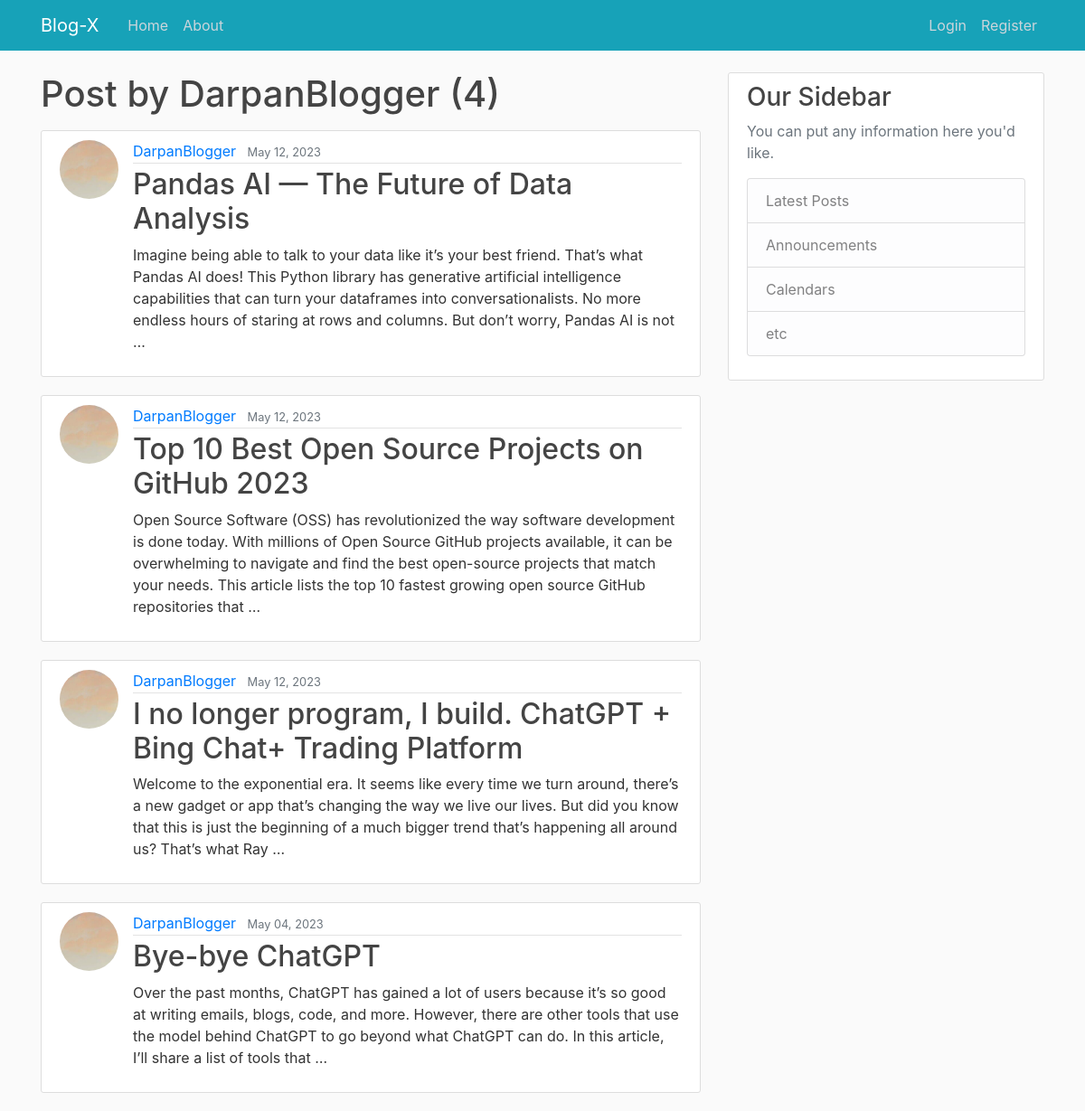
Screenshot of /blog/user/DarpanBlogger with the database file from the repository.
### blog/models.py (models this page shows, shortened)
class Post(models.Model):
    title = models.CharField(max_length=100)
    content = models.TextField()
    date_posted = models.DateTimeField(default=timezone.now)
    author = models.ForeignKey(User, on_delete=models.CASCADE)

### users/models.py (models this page shows, shortened)
class Profile(models.Model):
    user = models.OneToOneField(User, on_delete=models.CASCADE)
    profile_picture = models.ImageField(
        default="profile_pics/default.jpg", upload_to="profile_pics"
    )

### blog/views.py (the view)
# urls.py: path("user/<str:username>", UserPostListView.as_view(), name="blog-post-user"),
class UserPostListView(ListView):
    model = Post
    template_name = "blog/user_posts.html"
    context_object_name = "posts"
    paginate_by = 5
    def get_queryset(self):
        user = get_object_or_404(User, username=self.kwargs.get("username"))
        return Post.objects.filter(author=user).order_by("-date_posted")

### blog/templates/blog/user_posts.html (shortened to what this page needs)
{% extends 'base_generic.html' %} {% block content %}
  <h1 class="mb-3">
    Post by {{view.kwargs.username}} ({{page_obj.paginator.count}})
  </h1>
  {% for post in posts%}
    <article class="media content-section">
      <img
        src="{{post.author.profile.profile_picture.url}}"
        alt=""
        class="rounded-circle article-img"
      />
      <div class="media-body">
        <div class="article-metadata">
          <a class="mr-2" href="{% url 'blog-post-user' post.author.username%}"
          >{{ post.author }}</a
            >
            <small class="text-muted">{{ post.date_posted|date:"F d, Y" }}</small>
          </div>
          <h2>
            <a class="article-title" href="{% url 'blog-post-detail' post.id%}"
            >{{ post.title }}</a
              >
            </h2>
            <p class="article-content">{{ post.content|truncatewords:50 }}</p>
          </div>
        </article>
  {% endfor %}
{% endblock %}

### blog/static/css/styles.css (style rules this page uses)
body { background: #fafafa; color: #333333; margin-top: 5rem; }
h1, h2, h3, h4, h5, h6 { color: #444444; }
.content-section { background: #ffffff; padding: 10px 20px; border: 1px solid #dddddd; border-radius: 3px; margin-bottom: 20px; }
.article-title { color: #444444; }
.article-content { white-space: pre-line; }
.article-img { height: 65px; width: 65px; margin-right: 16px; }
.article-metadata { padding-bottom: 1px; margin-bottom: 4px; border-bottom: 1px solid #e3e3e3 }

### rows the page displays
Post: author.profile.profile_picture (picture), author "DarpanBlogger", date_posted "May 12, 2023", title "Pandas AI — The Future of Data Analysis", content "Imagine being able to talk to your data like it’s your best friend. That’s what Pandas AI does! This Python library has generative artificial intelligence capabilities that can turn your dataframes into conversationalists. No more endless hours of staring at rows and columns. But don’t worry, Pandas AI is not …"
Post: author.profile.profile_picture (picture), author "DarpanBlogger", date_posted "May 12, 2023", title "Top 10 Best Open Source Projects on GitHub 2023", content "Open Source Software (OSS) has revolutionized the way software development is done today. With millions of Open Source GitHub projects available, it can be overwhelming to navigate and find the best open-source projects that match your needs. This article lists the top 10 fastest growing open source GitHub repositories that …"
Post: author.profile.profile_picture (picture), author "DarpanBlogger", date_posted "May 12, 2023", title "I no longer program, I build. ChatGPT + Bing Chat+ Trading Platform", content "Welcome to the exponential era. It seems like every time we turn around, there’s a new gadget or app that’s changing the way we live our lives. But did you know that this is just the beginning of a much bigger trend that’s happening all around us? That’s what Ray …"
Post: author.profile.profile_picture (picture), author "DarpanBlogger", date_posted "May 04, 2023", title "Bye-bye ChatGPT", content "Over the past months, ChatGPT has gained a lot of users because it’s so good at writing emails, blogs, code, and more. However, there are other tools that use the model behind ChatGPT to go beyond what ChatGPT can do. In this article, I’ll share a list of tools that …"

### other values shown
{{ view.kwargs.username }} "DarpanBlogger"
{{ page_obj.paginator.count }} "4"
